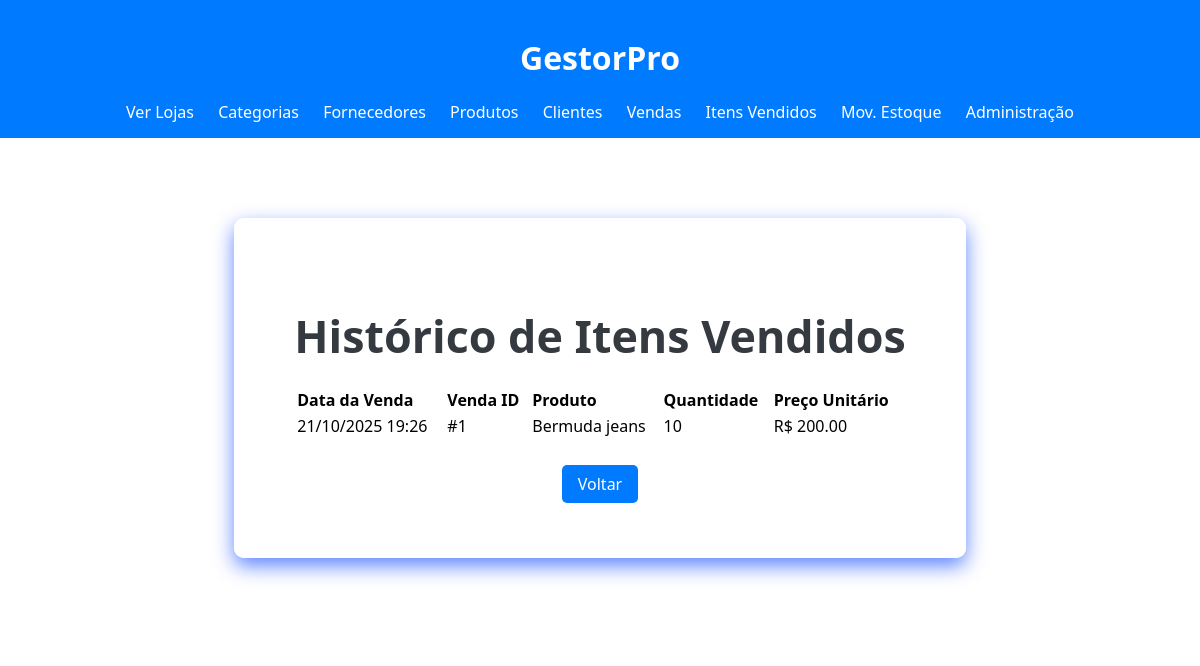
Before: /historico/itens-vendidos/ (signed in) with the older database file.
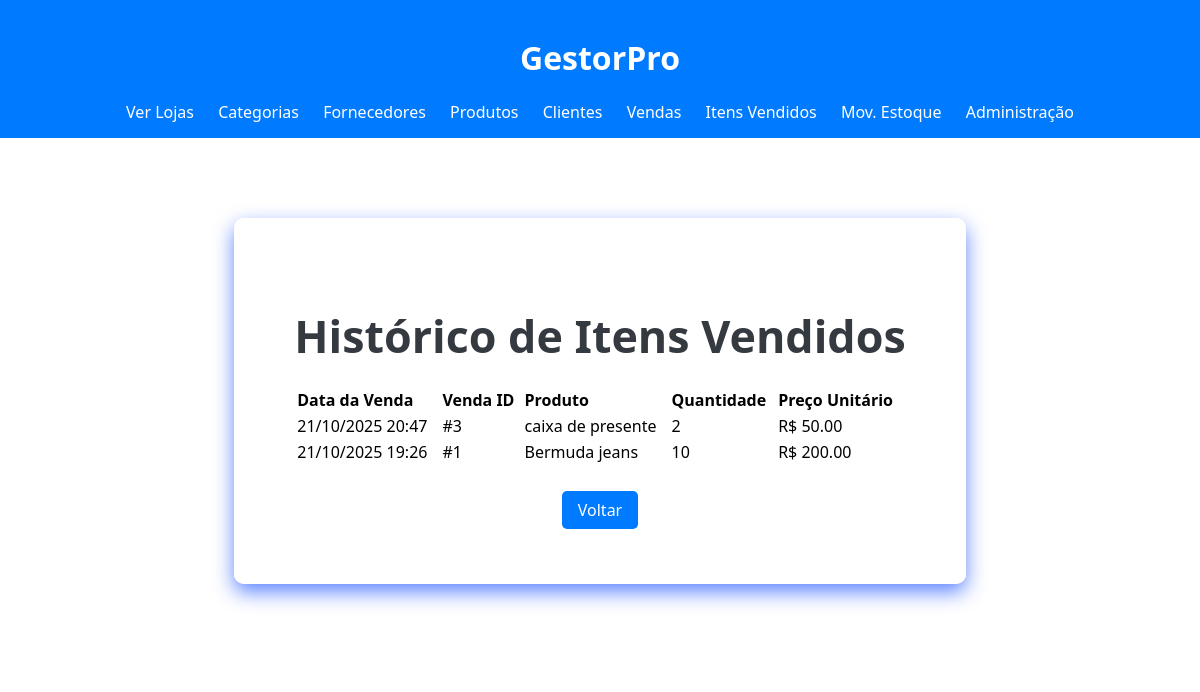
After: the same page with the newer database file.
### loja_app/models.py (models this page shows, shortened)
class ItensVenda(models.Model):
    venda = models.ForeignKey(Venda, related_name='itens', on_delete=models.CASCADE)
    produto = models.ForeignKey(Produto, on_delete=models.PROTECT)
    quantidade = models.IntegerField()
    preco_unitario = models.DecimalField(max_digits=10, decimal_places=2)

class Venda(models.Model):
    STATUS_CHOICES = [
        ('CONCLUIDA', 'Concluída'),
        ('CANCELADA', 'Cancelada'),
    ]
    cliente = models.ForeignKey(Cliente, on_delete=models.SET_NULL, null=True, blank=True)
    loja = models.ForeignKey(Loja, on_delete=models.CASCADE)
    data_venda = models.DateTimeField(default=timezone.now)
    valor_total = models.DecimalField(max_digits=10, decimal_places=2, default=0)
    status = models.CharField(max_length=10, choices=STATUS_CHOICES, default='CONCLUIDA') # <-- CAMPO ADICIONADO

class Produto(models.Model):
    nome = models.CharField(max_length=200, verbose_name="Nome do Produto")
    preco_compra = models.DecimalField(max_digits=10, decimal_places=2, verbose_name="Preço de Compra")
    preco_venda = models.DecimalField(max_digits=10, decimal_places=2, verbose_name="Preço de Venda")
    categoria = models.ForeignKey(Categoria, on_delete=models.SET_NULL, null=True, blank=True)
    fornecedor = models.ForeignKey(Fornecedor, on_delete=models.SET_NULL, null=True, blank=True)
    loja = models.ForeignKey(Loja, on_delete=models.CASCADE)

### loja_app/views.py (the view)
# urls.py: path('historico/itens-vendidos/', views.lista_itens_venda, name='lista_itens_venda'),
@staff_member_required
def lista_itens_venda(request):
    itens_venda = ItensVenda.objects.all().order_by('-venda__data_venda')
    return render(request, 'loja_app/itens_venda_list.html', {'itens_venda': itens_venda})

### loja_app/templates/loja_app/itens_venda_list.html (shortened to what this page needs)
{% extends 'loja_app/base.html' %}
{% load static %}
{% block body_class %}dashboard-page{% endblock %}
{% block extra_css %}<link rel="stylesheet" href="{% static 'loja_app/css/home.css' %}">{% endblock %}
{% block content %}
<div class="dashboard-simple-container">
    <div class="dashboard-simple-content" style="max-width: 1200px;">
        <h2>Histórico de Itens Vendidos</h2>
        <table style="width: 100%; margin-top: 20px; text-align: left;">
            <thead>
                <tr>
                    <th>Data da Venda</th>
                    <th>Venda ID</th>
                    <th>Produto</th>
                    <th>Quantidade</th>
                    <th>Preço Unitário</th>
                </tr>
            </thead>
            <tbody>
                {% for item in itens_venda %}
                <tr>
                    <td>{{ item.venda.data_venda|date:"d/m/Y H:i" }}</td>
                    <td>#{{ item.venda.id }}</td>
                    <td>{{ item.produto.nome }}</td>
                    <td>{{ item.quantidade }}</td>
                    <td>R$ {{ item.preco_unitario }}</td>
                </tr>
                {% empty %}
                <tr><td colspan="5">Nenhum item vendido ainda.</td></tr>
                {% endfor %}
            </tbody>
        </table>
        <div class="back-button-container" style="margin-top: 20px;">
            <a href="{% url 'dashboard' %}" class="botao">Voltar</a>
        </div>
    </div>
</div>
{% endblock %}

Changed rows visible on the page:
added ItensVenda: venda.data_venda "21/10/2025 20:47", venda.id "3", produto.nome "caixa de presente", quantidade "2", preco_unitario "50.00"
